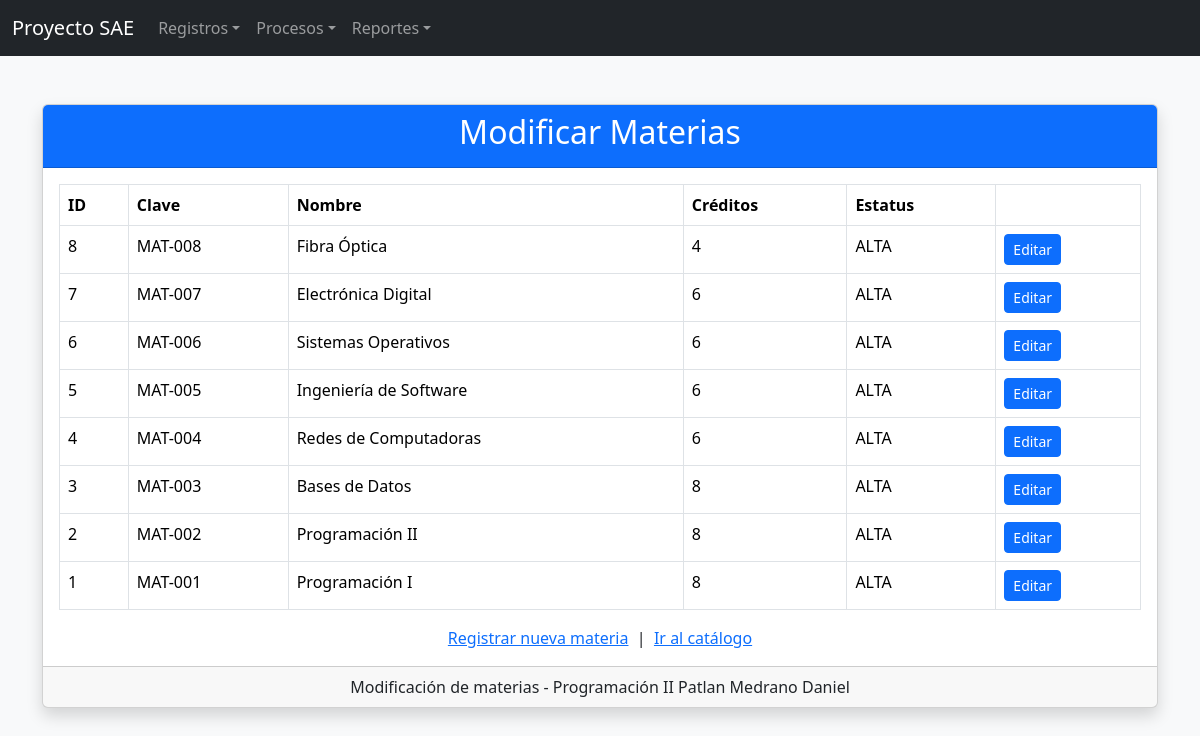
The app's page /formularios/modificar/Modificar_Materias.php with its own data.
### tables this page shows
CREATE TABLE materias (
    ID_MATERIAS     INT AUTO_INCREMENT PRIMARY KEY,
    CLAVE_MATERIA   VARCHAR(15) NOT NULL,
    NOMBRE_MATERIA  VARCHAR(50) NOT NULL,
    CREDITOS        VARCHAR(5)  NOT NULL,
    DESCRIPCION     VARCHAR(255) NOT NULL DEFAULT '',
    ESTATUS         VARCHAR(4)  NOT NULL DEFAULT 'ALTA'
);

### config/conexion.php (called while the page is built, shortened)
<?php
$base = preg_replace('#/(Cruds|formularios)/.*$#i', '', $_SERVER['SCRIPT_NAME']);

### formularios/modificar/Modificar_Materias.php (the view, shortened to what this page needs)
<?php
require_once "../../config/conexion.php";
$materia = null;
$listaMaterias = null;
if ($materia === null) {
    $listaMaterias = $conexion->query("SELECT * FROM materias ORDER BY ID_MATERIAS DESC");
}
?>
<!DOCTYPE html>
<html lang="es">
<head>
    <link href="<?= $base ?>/assets/css/bootstrap.min.css" rel="stylesheet">
</head>
<body class="bg-light">
<?php include __DIR__ . "/../../NavBar/navbar.php"; ?>
<div class="container mt-5">
    <div class="card shadow">
        <div class="card-header bg-primary text-white text-center">
            <h2>Modificar Materias</h2>
        </div>
        <div class="card-body">
            <?php if ($materia !== null) { ?>
                <form method="POST">
                    <input type="hidden" name="id" value="<?php echo $materia["ID_MATERIAS"]; ?>">
                    <div class="mb-3">
                        <label class="form-label">Clave de la materia</label>
                        <input type="text" name="clavemateria" class="form-control" maxlength="15" required
                               value="<?php echo htmlspecialchars($materia["CLAVE_MATERIA"]); ?>">
                    </div>
                    <div class="mb-3">
                        <label class="form-label">Nombre de la materia</label>
                        <input type="text" name="nombremateria" class="form-control" maxlength="50" required
                               value="<?php echo htmlspecialchars($materia["NOMBRE_MATERIA"]); ?>">
                    </div>
                    <div class="mb-3">
                        <label class="form-label">Créditos</label>
                        <input type="text" name="creditos" class="form-control" maxlength="5" required
                               value="<?php echo htmlspecialchars($materia["CREDITOS"]); ?>">
                    </div>
                    <div class="mb-3">
                        <label class="form-label">Descripción de la materia</label>
                        <textarea name="descripcion" class="form-control" rows="3" maxlength="255" required><?php echo htmlspecialchars($materia["DESCRIPCION"]); ?></textarea>
                    </div>
                    <div class="mb-3">
                        <label class="form-label">Estatus</label>
                        <select name="estatus" class="form-control">
                            <option value="ALTA" <?php if ($materia["ESTATUS"] == "ALTA") echo "selected"; ?>>ALTA</option>
                            <option value="BAJA" <?php if ($materia["ESTATUS"] == "BAJA") echo "selected"; ?>>BAJA</option>
                        </select>
                    </div>
                    <button type="submit" name="actualizar" class="btn btn-primary">Guardar cambios</button>
                    <a href="<?= $base ?>/Cruds/crudmaterias.php" class="btn btn-secondary">Cancelar</a>
                </form>
            <?php } else { ?>
                <table class="table table-bordered table-hover">
                    <thead>
                        <tr>
                            <th>ID</th>
                            <th>Clave</th>
                            <th>Nombre</th>
                            <th>Créditos</th>
                            <th>Estatus</th>
                            <th></th>
                        </tr>
                    </thead>
                    <tbody>
                        <?php if ($listaMaterias && $listaMaterias->num_rows > 0) { ?>
                            <?php while ($fila = $listaMaterias->fetch_assoc()) { ?>
                                <tr>
                                    <td><?php echo $fila["ID_MATERIAS"]; ?></td>
                                    <td><?php echo htmlspecialchars($fila["CLAVE_MATERIA"]); ?></td>
                                    <td><?php echo htmlspecialchars($fila["NOMBRE_MATERIA"]); ?></td>
                                    <td><?php echo htmlspecialchars($fila["CREDITOS"]); ?></td>
                                    <td><?php echo htmlspecialchars($fila["ESTATUS"]); ?></td>
                                    <td><a href="?id=<?php echo $fila["ID_MATERIAS"]; ?>" class="btn btn-sm btn-primary">Editar</a></td>
                                </tr>
                            <?php } ?>
                        <?php } else { ?>
                            <tr>
                                <td colspan="6" class="text-center">No hay materias registradas todavía.</td>
                            </tr>
                        <?php } ?>
                    </tbody>
                </table>
            <?php } ?>
            <div class="text-center mt-3">
                <a href="../alta/Formulario_Materias.php">Registrar nueva materia</a>
                &nbsp;|&nbsp;
                <a href="<?= $base ?>/Cruds/crudmaterias.php">Ir al catálogo</a>
            </div>
        </div>
        <div class="card-footer text-center">
            Modificación de materias - Programación II Patlan Medrano Daniel
        </div>
    </div>
</div>
</body>
</html>

### records on screen
materias: ID_MATERIAS "8", CLAVE_MATERIA "MAT-008", NOMBRE_MATERIA "Fibra Óptica", CREDITOS "4", ESTATUS "ALTA"
materias: ID_MATERIAS "7", CLAVE_MATERIA "MAT-007", NOMBRE_MATERIA "Electrónica Digital", CREDITOS "6", ESTATUS "ALTA"
materias: ID_MATERIAS "6", CLAVE_MATERIA "MAT-006", NOMBRE_MATERIA "Sistemas Operativos", CREDITOS "6", ESTATUS "ALTA"
materias: ID_MATERIAS "5", CLAVE_MATERIA "MAT-005", NOMBRE_MATERIA "Ingeniería de Software", CREDITOS "6", ESTATUS "ALTA"
materias: ID_MATERIAS "4", CLAVE_MATERIA "MAT-004", NOMBRE_MATERIA "Redes de Computadoras", CREDITOS "6", ESTATUS "ALTA"
materias: ID_MATERIAS "3", CLAVE_MATERIA "MAT-003", NOMBRE_MATERIA "Bases de Datos", CREDITOS "8", ESTATUS "ALTA"
materias: ID_MATERIAS "2", CLAVE_MATERIA "MAT-002", NOMBRE_MATERIA "Programación II", CREDITOS "8", ESTATUS "ALTA"
materias: ID_MATERIAS "1", CLAVE_MATERIA "MAT-001", NOMBRE_MATERIA "Programación I", CREDITOS "8", ESTATUS "ALTA"
